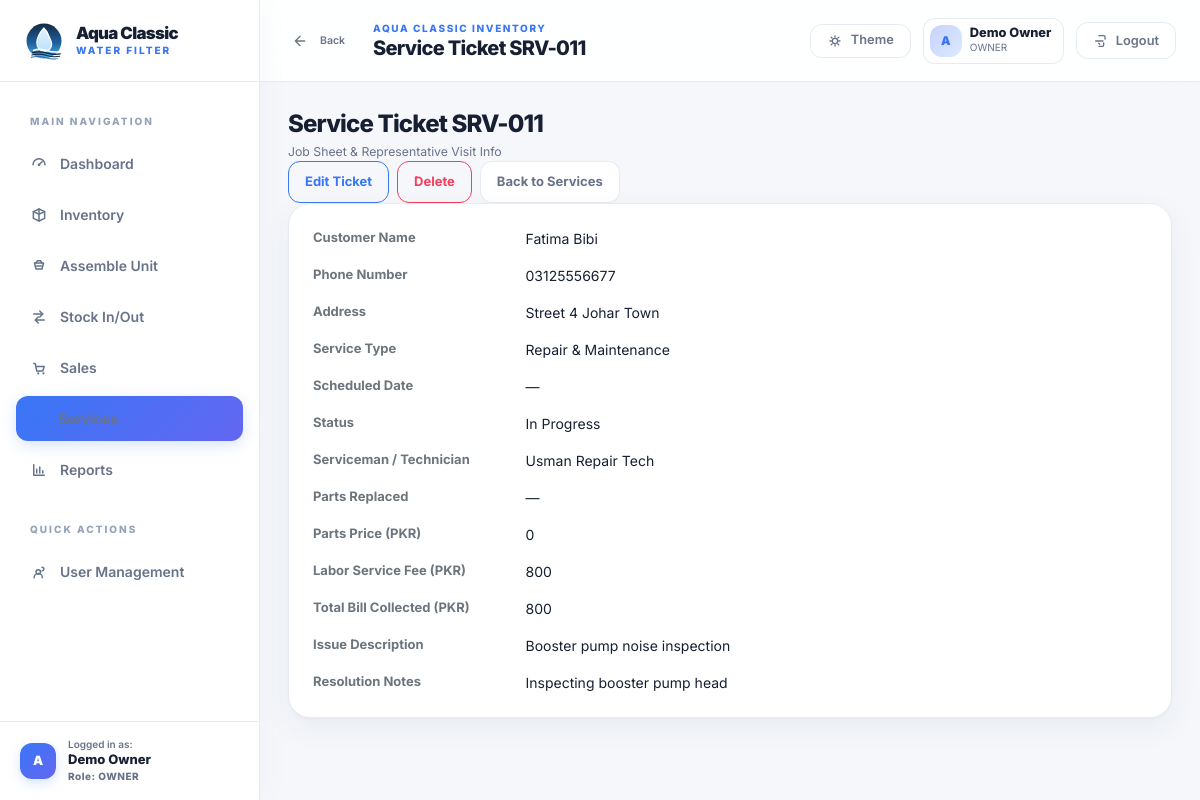
The page /services/11/ (signed in) on the database its author committed.
### accounts/models.py (models this page shows, shortened)
class User(AbstractUser):
	class Role(models.TextChoices):
		OWNER = "OWNER", "Owner/Admin"
		STAFF = "STAFF", "Staff"
	role = models.CharField(max_length=20, choices=Role.choices, default=Role.OWNER)
	class Meta:
		verbose_name = "user"
		verbose_name_plural = "users"

### services/models.py (models this page shows, shortened)
class ServiceTicket(models.Model):
    class ServiceType(models.TextChoices):
        INSTALLATION = "INSTALLATION", "New Unit Installation"
        REPAIR = "REPAIR", "Repair & Maintenance"
        FILTER_CHANGE = "FILTER_CHANGE", "Filter Replacement"
        INSPECTION = "INSPECTION", "Inspection / Checkup"
        OTHER = "OTHER", "Other Service"
    class Status(models.TextChoices):
        PENDING = "PENDING", "Pending"
        IN_PROGRESS = "IN_PROGRESS", "In Progress"
        COMPLETED = "COMPLETED", "Completed"
        CANCELLED = "CANCELLED", "Cancelled"
    customer_name = models.CharField(max_length=160, verbose_name="Customer Name")
    customer_phone = models.CharField(max_length=40, verbose_name="Phone Number")
    customer_address = models.TextField(verbose_name="Customer Address / Location")
    service_type = models.CharField(
        max_length=40,
        choices=ServiceType.choices,
        default=ServiceType.REPAIR,
        verbose_name="Service Required",
    )
    issue_description = models.TextField(verbose_name="Issue / Service Request Details")
    scheduled_date = models.DateField(
        blank=True, null=True, verbose_name="Scheduled Visit Date"
    )
    scheduled_time = models.DateField(
        blank=True, null=True, verbose_name="Scheduled Visit Date"
    )
    serviceman_name = models.CharField(
        max_length=160, blank=True, verbose_name="Serviceman / Technician Name"
    )
    status = models.CharField(
        max_length=30, choices=Status.choices, default=Status.PENDING
    )
    parts_description = models.TextField(
        blank=True, verbose_name="Parts Changed / Replaced"
    )
    parts_cost = models.DecimalField(
        max_digits=10,
        decimal_places=2,
        default=Decimal("0.00"),
        verbose_name="Total Parts Price (PKR)",
    )
    service_charges = models.DecimalField(
        max_digits=10,
        decimal_places=2,
        default=Decimal("0.00"),
        verbose_name="Labor Service Fee (PKR)",
    )
    notes = models.TextField(
        blank=True, verbose_name="Resolution Note / Completion Remarks"
    )
    created_by = models.ForeignKey(
        settings.AUTH_USER_MODEL,
        on_delete=models.PROTECT,
        related_name="services_created",
    )
    created_at = models.DateTimeField(auto_now_add=True)
    updated_at = models.DateTimeField(auto_now=True)
    class Meta:
        ordering = ["-created_at"]
    @property
    def total_bill(self) -> Decimal:
        return self.parts_cost + self.service_charges

### services/views.py (the view)
# urls.py: path("<int:pk>/", ServiceDetailView.as_view(), name="service-detail"),
class ServiceDetailView(LoginRequiredMixin, DetailView):
    model = ServiceTicket
    template_name = "services/service_detail.html"
    context_object_name = "ticket"
    def get_context_data(self, **kwargs):
        context = super().get_context_data(**kwargs)
        context["page_title"] = f"Service Ticket SRV-{self.object.pk:03d}"
        context["can_manage"] = self.request.user.is_superuser or getattr(self.request.user, "role", None) == "OWNER"
        context["details"] = build_detail_rows(
            self.object,
            [
                {"label": "Customer Name", "lookup": "customer_name"},
                {"label": "Phone Number", "lookup": "customer_phone"},
                {"label": "Address", "lookup": "customer_address"},
                {"label": "Service Type", "lookup": "get_service_type_display"},
                {"label": "Scheduled Date", "lookup": "scheduled_time"},
                {"label": "Status", "lookup": "get_status_display"},
                {"label": "Serviceman / Technician", "lookup": "serviceman_name"},
                {"label": "Parts Replaced", "lookup": "parts_description"},
                {"label": "Parts Price (PKR)", "lookup": "parts_cost"},
                {"label": "Labor Service Fee (PKR)", "lookup": "service_charges"},
                {"label": "Total Bill Collected (PKR)", "lookup": "total_bill"},
                {"label": "Issue Description", "lookup": "issue_description"},
                {"label": "Resolution Notes", "lookup": "notes"},
            ],
        )
        return context

### config/ui.py (called while the page is built)
def resolve_value(instance, lookup: str):
    value = instance
    for part in lookup.split("."):
        value = getattr(value, part)
        if callable(value):
            value = value()
    if isinstance(value, Decimal):
        return f"{value:,.3f}".rstrip("0").rstrip(".")
    if value is True:
        return "Yes"
    if value is False:
        return "No"
    return value

def build_detail_rows(instance, fields):
    return [
        {
            "label": field["label"],
            "value": resolve_value(instance, field["lookup"]),
        }
        for field in fields
    ]

### templates/services/service_detail.html
{% extends "generic/detail.html" %}
{% block content %}
<section class="page-panel">
  <div class="section-head">
    <div>
      <h2 class="h4 mb-1">{{ page_title }}</h2>
      <p class="text-secondary small mb-0">Job Sheet & Representative Visit Info</p>
    </div>
    <div class="d-flex flex-wrap gap-2">
      <a class="btn btn-outline-primary" href="{% url 'services:service-edit' ticket.pk %}">Edit Ticket</a>
      {% if can_manage %}
        <a class="btn btn-outline-danger" href="{% url 'services:service-delete' ticket.pk %}">Delete</a>
      {% endif %}
      <a class="btn btn-outline-secondary" href="{% url 'services:service-list' %}">Back to Services</a>
    </div>
  </div>
  <div class="card mb-3">
    <div class="card-body">
      <dl class="row mb-0 g-3">
        {% for field in details %}
          <dt class="col-sm-4 col-md-3 text-secondary">{{ field.label }}</dt>
          <dd class="col-sm-8 col-md-9 mb-0 text-white">{{ field.value|default:"—" }}</dd>
        {% endfor %}
      </dl>
    </div>
  </div>
</section>
{% endblock %}

### templates/base.html (shortened to what this page needs)
{% load static %}
<!doctype html>
<html lang="en" data-theme="light">
<head>
  <link href="https://cdn.jsdelivr.net/npm/bootstrap@5.3.3/dist/css/bootstrap.min.css" rel="stylesheet">
  <link rel="stylesheet" href="{% static 'app.css' %}?v=3">
  <link href="https://cdn.jsdelivr.net/npm/tom-select@2.3.1/dist/css/tom-select.bootstrap5.min.css" rel="stylesheet">
</head>
<body class="app-root {% if not user.is_authenticated %}auth-layout{% endif %}">
  {% if user.is_authenticated %}
  <div class="app-shell">
    <aside class="sidebar" data-sidebar>
      <div class="sidebar__brand">
        <a class="brand-lockup" href="{% url 'dashboard:home' %}">
          <img src="{% static 'brand/aqua-classic-badge.svg' %}" alt="Aqua Classic" class="brand-lockup__mark">
          <span class="brand-lockup__copy">
            <strong>Aqua Classic</strong>
            <span>Water Filter</span>
          </span>
        </a>
      </div>
      <nav class="sidebar__nav" aria-label="Primary">
        <div class="sidebar__section-header">Main Navigation</div>
        <a class="sidebar-link {% if request.path == '/' %}is-active{% endif %}" href="{% url 'dashboard:home' %}">
          <svg aria-hidden="true"><use href="#icon-dashboard"></use></svg>
          <span>Dashboard</span>
        </a>
        <a class="sidebar-link {% if '/catalog/' in request.path %}is-active{% endif %}" href="{% url 'catalog:product-list' %}">
          <svg aria-hidden="true"><use href="#icon-catalog"></use></svg>
          <span>Inventory</span>
        </a>
        <a class="sidebar-link {% if '/inventory/assemble/' in request.path %}is-active{% endif %}" href="{% url 'inventory:assemble-unit' %}">
          <svg aria-hidden="true"><use href="#icon-assemble"></use></svg>
          <span>Assemble Unit</span>
        </a>
        <a class="sidebar-link {% if '/inventory/ledger/' in request.path %}is-active{% endif %}" href="{% url 'inventory:stock-ledger' %}">
          <svg aria-hidden="true"><use href="#icon-movement"></use></svg>
          <span>Stock In/Out</span>
        </a>
        <a class="sidebar-link {% if '/sales/' in request.path %}is-active{% endif %}" href="{% url 'sales:sale-list' %}">
          <svg aria-hidden="true"><use href="#icon-sales"></use></svg>
          <span>Sales</span>
        </a>
        <a class="sidebar-link {% if '/services/' in request.path %}is-active{% endif %}" href="{% url 'services:service-list' %}">
          <span>Services</span>
        </a>
        <a class="sidebar-link {% if '/reports/' in request.path %}is-active{% endif %}" href="{% url 'reports:report-home' %}">
          <svg aria-hidden="true"><use href="#icon-reports"></use></svg>
          <span>Reports</span>
        </a>
        {% if user.role == 'OWNER' or user.is_superuser %}
          <div class="sidebar__section-header mt-3">Quick Actions</div>
          <a class="sidebar-link {% if '/accounts/staff/' in request.path %}is-active{% endif %}" href="{% url 'accounts:staff-list' %}">
            <svg aria-hidden="true"><use href="#icon-users"></use></svg>
            <span>User Management</span>
          </a>
        {% endif %}
      </nav>
      <div class="sidebar__footer">
        <a href="{% url 'accounts:profile' %}" class="sidebar-user-card text-decoration-none">
          <div class="sidebar-user-card__avatar">{{ user.username|slice:':1'|upper }}</div>
          <div class="sidebar-user-card__info overflow-hidden">
            <span class="d-block small" style="font-size: 0.625rem; line-height: 1.2; color: var(--text-muted); font-weight: 600;">Logged in as:</span>
            <strong class="d-block text-truncate" style="font-size: 0.8125rem; color: var(--heading-color); font-weight: 800;">{{ user.get_full_name|default:user.username }}</strong>
            <span class="d-block small" style="font-size: 0.625rem; color: var(--accent-primary); font-weight: 800; letter-spacing: 0.05em;">Role: {{ user.role|default:'OWNER' }}</span>
          </div>
        </a>
      </div>
    </aside>
    <div class="app-main">
      <header class="topbar">
        <div class="topbar__left">
          <button class="btn btn-sm btn-ghost px-2 py-1 me-1 text-secondary" type="button" onclick="history.back()" title="Go to previous page">
            <svg style="width:16px;height:16px;vertical-align:-2px;" viewBox="0 0 24 24"><path d="M19 12H5M12 19l-7-7 7-7" fill="none" stroke="currentColor" stroke-width="2" stroke-linecap="round" stroke-linejoin="round"/></svg>
            <span class="small fw-semibold ms-1">Back</span>
          </button>
          <div class="topbar__title-wrap">
            <p class="topbar__eyebrow">Aqua Classic Inventory</p>
            <h1 class="topbar__title">{% block page_title %}Dashboard{% endblock %}</h1>
          </div>
        </div>
        <div class="topbar__actions">
          <button class="toggle-pill" type="button" data-theme-toggle aria-label="Toggle dark mode">
            <svg aria-hidden="true" class="toggle-pill__sun"><use href="#icon-sun"></use></svg>
            <span class="toggle-pill__label">Theme</span>
          </button>
          <a href="{% url 'accounts:profile' %}" class="user-chip text-decoration-none" title="View Owner Profile">
            <span class="user-chip__avatar">{{ user.username|slice:':1'|upper }}</span>
            <span class="user-chip__meta">
              <strong>{{ user.get_full_name|default:user.username }}</strong>
              <span>{{ user.role|default:'OWNER' }}</span>
            </span>
          </a>
          <form method="post" action="{% url 'logout' %}" class="logout-form">
            <button class="btn btn-ghost" type="submit">
              <svg aria-hidden="true"><use href="#icon-logout"></use></svg>
              Logout
            </button>
          </form>
        </div>
      </header>
      <main class="content-stage">
        <div class="content-frame page-enter">
          {% block content %}{% endblock %}
        </div>
      </main>
    </div>
  </div>
  {% endif %}
</body>
</html>

### rows shown on the page
User: username "A", get_full_name "Demo Owner", role "OWNER"
ServiceTicket: value "Fatima Bibi" "03125556677" "Street 4 Johar Town" "Usman Repair Tech" "Booster pump noise inspection" "Inspecting booster pump head"

### other values the page prints
{{ page_title }} "Service Ticket SRV-011"
{{ field.label }} "Customer Name" "Phone Number" "Address" "Service Type" "Scheduled Date" "Status" "Serviceman / Technician" "Parts Replaced" "Parts Price (PKR)" "Labor Service Fee (PKR)" "Total Bill Collected (PKR)" "Issue Description" "Resolution Notes"
{{ field.value|default:"—" }} "Repair & Maintenance" "—" "In Progress" "—" "0" "800" "800"
